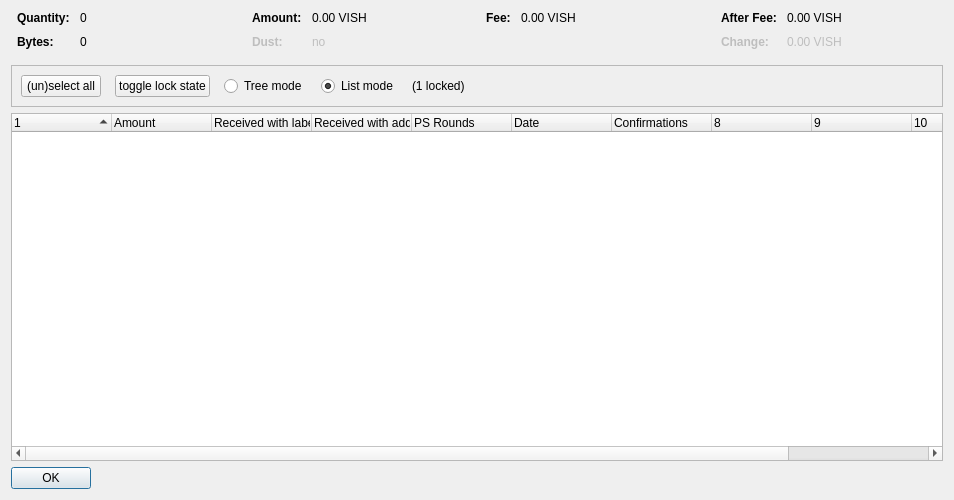
<?xml version="1.0" encoding="UTF-8"?>
<ui version="4.0">
 <class>CoinControlDialog</class>
 <widget class="QDialog" name="CoinControlDialog">
  <property name="geometry">
   <rect>
    <x>0</x>
    <y>0</y>
    <width>954</width>
    <height>500</height>
   </rect>
  </property>
  <property name="windowTitle">
   <string>Coin Selection</string>
  </property>
  <layout class="QVBoxLayout" name="verticalLayout">
   <item>
    <layout class="QHBoxLayout" name="horizontalLayoutTop" stretch="0,0,0,0">
     <property name="topMargin">
      <number>0</number>
     </property>
     <property name="bottomMargin">
      <number>10</number>
     </property>
     <item>
      <layout class="QFormLayout" name="formLayoutCoinControl1">
       <property name="horizontalSpacing">
        <number>10</number>
       </property>
       <property name="verticalSpacing">
        <number>10</number>
       </property>
       <property name="leftMargin">
        <number>6</number>
       </property>
       <property name="rightMargin">
        <number>6</number>
       </property>
       <item row="0" column="0">
        <widget class="QLabel" name="labelCoinControlQuantityText">
         <property name="font">
          <font>
           <weight>75</weight>
           <bold>true</bold>
          </font>
         </property>
         <property name="text">
          <string>Quantity:</string>
         </property>
        </widget>
       </item>
       <item row="0" column="1">
        <widget class="QLabel" name="labelCoinControlQuantity">
         <property name="cursor">
          <cursorShape>IBeamCursor</cursorShape>
         </property>
         <property name="contextMenuPolicy">
          <enum>Qt::ActionsContextMenu</enum>
         </property>
         <property name="text">
          <string notr="true">0</string>
         </property>
         <property name="textInteractionFlags">
          <set>Qt::LinksAccessibleByMouse|Qt::TextSelectableByKeyboard|Qt::TextSelectableByMouse</set>
         </property>
        </widget>
       </item>
       <item row="1" column="0">
        <widget class="QLabel" name="labelCoinControlBytesText">
         <property name="font">
          <font>
           <weight>75</weight>
           <bold>true</bold>
          </font>
         </property>
         <property name="text">
          <string>Bytes:</string>
         </property>
        </widget>
       </item>
       <item row="1" column="1">
        <widget class="QLabel" name="labelCoinControlBytes">
         <property name="cursor">
          <cursorShape>IBeamCursor</cursorShape>
         </property>
         <property name="contextMenuPolicy">
          <enum>Qt::ActionsContextMenu</enum>
         </property>
         <property name="text">
          <string notr="true">0</string>
         </property>
         <property name="textInteractionFlags">
          <set>Qt::LinksAccessibleByMouse|Qt::TextSelectableByKeyboard|Qt::TextSelectableByMouse</set>
         </property>
        </widget>
       </item>
      </layout>
     </item>
     <item>
      <layout class="QFormLayout" name="formLayoutCoinControl2">
       <property name="horizontalSpacing">
        <number>10</number>
       </property>
       <property name="verticalSpacing">
        <number>10</number>
       </property>
       <property name="leftMargin">
        <number>6</number>
       </property>
       <property name="rightMargin">
        <number>6</number>
       </property>
       <item row="0" column="0">
        <widget class="QLabel" name="labelCoinControlAmountText">
         <property name="font">
          <font>
           <weight>75</weight>
           <bold>true</bold>
          </font>
         </property>
         <property name="text">
          <string>Amount:</string>
         </property>
        </widget>
       </item>
       <item row="0" column="1">
        <widget class="QLabel" name="labelCoinControlAmount">
         <property name="cursor">
          <cursorShape>IBeamCursor</cursorShape>
         </property>
         <property name="contextMenuPolicy">
          <enum>Qt::ActionsContextMenu</enum>
         </property>
         <property name="text">
          <string notr="true">0.00 VISH</string>
         </property>
         <property name="textInteractionFlags">
          <set>Qt::LinksAccessibleByMouse|Qt::TextSelectableByKeyboard|Qt::TextSelectableByMouse</set>
         </property>
        </widget>
       </item>
       <item row="1" column="0">
        <widget class="QLabel" name="labelCoinControlLowOutputText">
         <property name="enabled">
          <bool>false</bool>
         </property>
         <property name="font">
          <font>
           <weight>75</weight>
           <bold>true</bold>
          </font>
         </property>
         <property name="text">
          <string>Dust:</string>
         </property>
        </widget>
       </item>
       <item row="1" column="1">
        <widget class="QLabel" name="labelCoinControlLowOutput">
         <property name="enabled">
          <bool>false</bool>
         </property>
         <property name="cursor">
          <cursorShape>IBeamCursor</cursorShape>
         </property>
         <property name="contextMenuPolicy">
          <enum>Qt::ActionsContextMenu</enum>
         </property>
         <property name="text">
          <string notr="true">no</string>
         </property>
         <property name="textInteractionFlags">
          <set>Qt::LinksAccessibleByMouse|Qt::TextSelectableByKeyboard|Qt::TextSelectableByMouse</set>
         </property>
        </widget>
       </item>
      </layout>
     </item>
     <item>
      <layout class="QFormLayout" name="formLayoutCoinControl3">
       <property name="horizontalSpacing">
        <number>10</number>
       </property>
       <property name="verticalSpacing">
        <number>10</number>
       </property>
       <property name="leftMargin">
        <number>6</number>
       </property>
       <property name="rightMargin">
        <number>6</number>
       </property>
       <item row="0" column="0">
        <widget class="QLabel" name="labelCoinControlFeeText">
         <property name="font">
          <font>
           <weight>75</weight>
           <bold>true</bold>
          </font>
         </property>
         <property name="text">
          <string>Fee:</string>
         </property>
        </widget>
       </item>
       <item row="0" column="1">
        <widget class="QLabel" name="labelCoinControlFee">
         <property name="cursor">
          <cursorShape>IBeamCursor</cursorShape>
         </property>
         <property name="contextMenuPolicy">
          <enum>Qt::ActionsContextMenu</enum>
         </property>
         <property name="text">
          <string notr="true">0.00 VISH</string>
         </property>
         <property name="textInteractionFlags">
          <set>Qt::LinksAccessibleByMouse|Qt::TextSelectableByKeyboard|Qt::TextSelectableByMouse</set>
         </property>
        </widget>
       </item>
      </layout>
     </item>
     <item>
      <layout class="QFormLayout" name="formLayoutCoinControl4">
       <property name="horizontalSpacing">
        <number>10</number>
       </property>
       <property name="verticalSpacing">
        <number>10</number>
       </property>
       <property name="leftMargin">
        <number>6</number>
       </property>
       <property name="rightMargin">
        <number>6</number>
       </property>
       <item row="0" column="0">
        <widget class="QLabel" name="labelCoinControlAfterFeeText">
         <property name="font">
          <font>
           <weight>75</weight>
           <bold>true</bold>
          </font>
         </property>
         <property name="text">
          <string>After Fee:</string>
         </property>
        </widget>
       </item>
       <item row="0" column="1">
        <widget class="QLabel" name="labelCoinControlAfterFee">
         <property name="cursor">
          <cursorShape>IBeamCursor</cursorShape>
         </property>
         <property name="contextMenuPolicy">
          <enum>Qt::ActionsContextMenu</enum>
         </property>
         <property name="text">
          <string notr="true">0.00 VISH</string>
         </property>
         <property name="textInteractionFlags">
          <set>Qt::LinksAccessibleByMouse|Qt::TextSelectableByKeyboard|Qt::TextSelectableByMouse</set>
         </property>
        </widget>
       </item>
       <item row="1" column="0">
        <widget class="QLabel" name="labelCoinControlChangeText">
         <property name="enabled">
          <bool>false</bool>
         </property>
         <property name="font">
          <font>
           <weight>75</weight>
           <bold>true</bold>
          </font>
         </property>
         <property name="text">
          <string>Change:</string>
         </property>
        </widget>
       </item>
       <item row="1" column="1">
        <widget class="QLabel" name="labelCoinControlChange">
         <property name="enabled">
          <bool>false</bool>
         </property>
         <property name="cursor">
          <cursorShape>IBeamCursor</cursorShape>
         </property>
         <property name="contextMenuPolicy">
          <enum>Qt::ActionsContextMenu</enum>
         </property>
         <property name="text">
          <string notr="true">0.00 VISH</string>
         </property>
         <property name="textInteractionFlags">
          <set>Qt::LinksAccessibleByMouse|Qt::TextSelectableByKeyboard|Qt::TextSelectableByMouse</set>
         </property>
        </widget>
       </item>
      </layout>
     </item>
    </layout>
   </item>
   <item>
    <widget class="QFrame" name="frame">
     <property name="minimumSize">
      <size>
       <width>0</width>
       <height>40</height>
      </size>
     </property>
     <property name="frameShape">
      <enum>QFrame::StyledPanel</enum>
     </property>
     <property name="frameShadow">
      <enum>QFrame::Sunken</enum>
     </property>
     <layout class="QHBoxLayout" name="horizontalLayout">
      <item>
       <layout class="QHBoxLayout" name="horizontalLayoutPanel" stretch="0,0,0,0,0,0">
        <property name="spacing">
         <number>14</number>
        </property>
        <item>
         <widget class="QPushButton" name="pushButtonSelectAll">
          <property name="sizePolicy">
           <sizepolicy hsizetype="Maximum" vsizetype="Fixed">
            <horstretch>0</horstretch>
            <verstretch>0</verstretch>
           </sizepolicy>
          </property>
          <property name="text">
           <string>(un)select all</string>
          </property>
          <property name="autoDefault">
           <bool>false</bool>
          </property>
         </widget>
        </item>
        <item>
         <widget class="QPushButton" name="pushButtonToggleLock">
          <property name="sizePolicy">
           <sizepolicy hsizetype="Maximum" vsizetype="Fixed">
            <horstretch>0</horstretch>
            <verstretch>0</verstretch>
           </sizepolicy>
          </property>
          <property name="text">
           <string>toggle lock state</string>
          </property>
          <property name="autoDefault">
           <bool>false</bool>
          </property>
         </widget>
        </item>
        <item>
         <widget class="QRadioButton" name="radioTreeMode">
          <property name="sizePolicy">
           <sizepolicy hsizetype="Maximum" vsizetype="Fixed">
            <horstretch>0</horstretch>
            <verstretch>0</verstretch>
           </sizepolicy>
          </property>
          <property name="text">
           <string>Tree mode</string>
          </property>
         </widget>
        </item>
        <item>
         <widget class="QRadioButton" name="radioListMode">
          <property name="sizePolicy">
           <sizepolicy hsizetype="Maximum" vsizetype="Fixed">
            <horstretch>0</horstretch>
            <verstretch>0</verstretch>
           </sizepolicy>
          </property>
          <property name="text">
           <string>List mode</string>
          </property>
          <property name="checked">
           <bool>true</bool>
          </property>
         </widget>
        </item>
        <item>
         <widget class="QLabel" name="labelLocked">
          <property name="text">
           <string>(1 locked)</string>
          </property>
         </widget>
        </item>
        <item>
         <spacer name="horizontalSpacer">
          <property name="orientation">
           <enum>Qt::Horizontal</enum>
          </property>
          <property name="sizeHint" stdset="0">
           <size>
            <width>40</width>
            <height>20</height>
           </size>
          </property>
         </spacer>
        </item>
       </layout>
      </item>
     </layout>
    </widget>
   </item>
   <item>
    <widget class="CoinControlTreeWidget" name="treeWidget">
     <property name="contextMenuPolicy">
      <enum>Qt::CustomContextMenu</enum>
     </property>
     <property name="sortingEnabled">
      <bool>false</bool>
     </property>
     <property name="columnCount">
      <number>11</number>
     </property>
     <attribute name="headerShowSortIndicator" stdset="0">
      <bool>true</bool>
     </attribute>
     <attribute name="headerStretchLastSection">
      <bool>false</bool>
     </attribute>
     <column>
      <property name="text">
       <string/>
      </property>
     </column>
     <column>
      <property name="text">
       <string>Amount</string>
      </property>
     </column>
     <column>
      <property name="text">
       <string>Received with label</string>
      </property>
     </column>
     <column>
      <property name="text">
       <string>Received with address</string>
      </property>
     </column>
     <column>
      <property name="text">
       <string>PS Rounds</string>
      </property>
     </column>
     <column>
      <property name="text">
       <string>Date</string>
      </property>
     </column>
     <column>
      <property name="text">
       <string>Confirmations</string>
      </property>
      <property name="toolTip">
       <string>Confirmed</string>
      </property>
     </column>
     <column>
      <property name="text">
       <string/>
      </property>
     </column>
     <column>
      <property name="text">
       <string/>
      </property>
     </column>
     <column>
      <property name="text">
       <string/>
      </property>
     </column>
     <column>
      <property name="text">
       <string/>
      </property>
     </column>
    </widget>
   </item>
   <item>
    <widget class="QDialogButtonBox" name="buttonBox">
     <property name="sizePolicy">
      <sizepolicy hsizetype="Maximum" vsizetype="Fixed">
       <horstretch>0</horstretch>
       <verstretch>0</verstretch>
      </sizepolicy>
     </property>
     <property name="orientation">
      <enum>Qt::Horizontal</enum>
     </property>
     <property name="standardButtons">
      <set>QDialogButtonBox::Ok</set>
     </property>
    </widget>
   </item>
  </layout>
 </widget>
 <customwidgets>
  <customwidget>
   <class>CoinControlTreeWidget</class>
   <extends>QTreeWidget</extends>
   <header>coincontroltreewidget.h</header>
  </customwidget>
 </customwidgets>
 <resources/>
 <connections/>
</ui>
